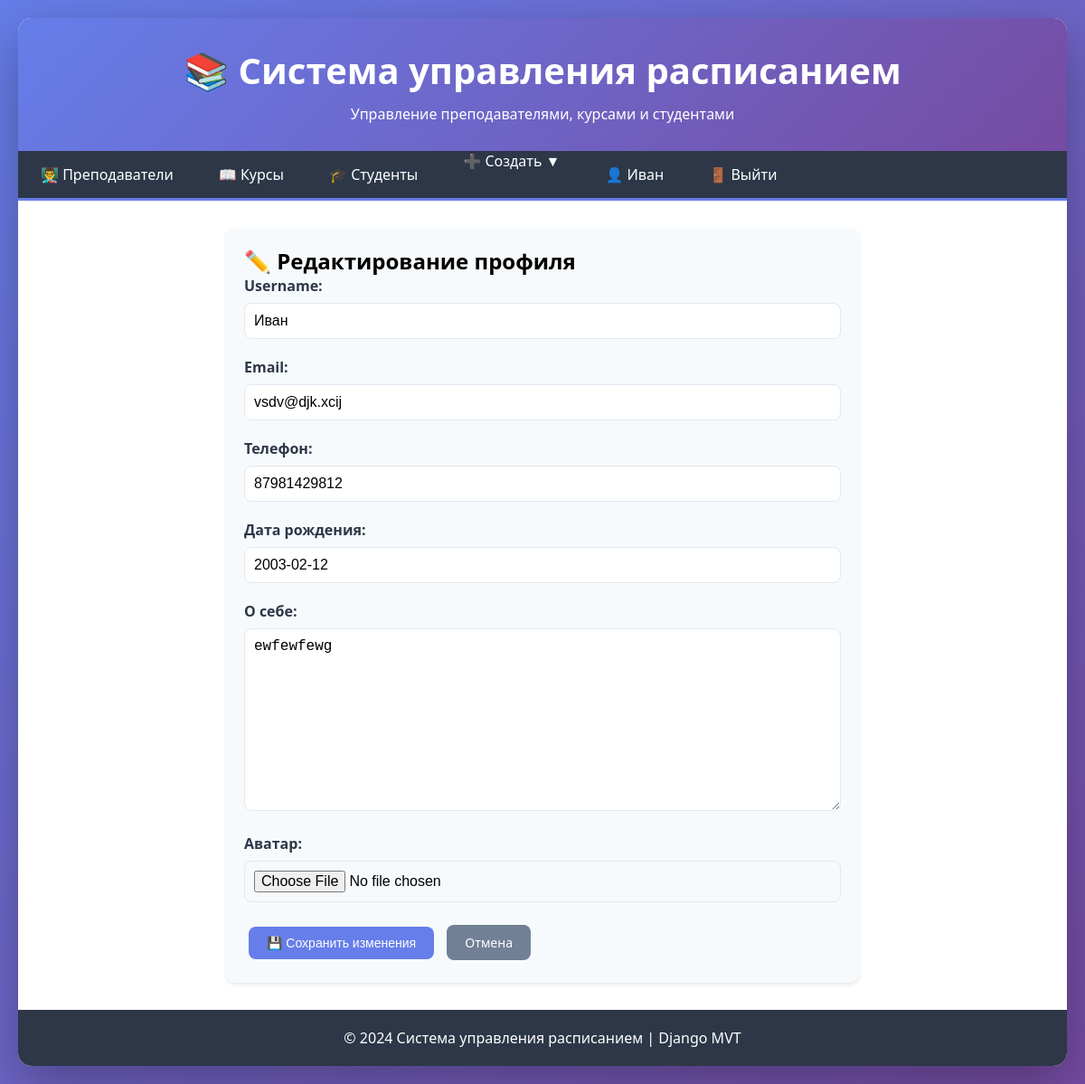
The page /profile/edit/ (signed in) on the database its author committed.
### users/models.py (models this page shows, shortened)
class User(AbstractUser):
    phone = models.CharField(max_length=20, verbose_name="Телефон", blank=True, null=True)
    avatar = models.ImageField(upload_to='avatars/', verbose_name="Аватар", blank=True, null=True)
    bio = models.TextField(verbose_name="О себе", blank=True, null=True)
    birth_date = models.DateField(verbose_name="Дата рождения", blank=True, null=True)
    friends = models.ManyToManyField('self', symmetrical=False, blank=True, verbose_name="Друзья")
    class Meta:
        verbose_name = "Пользователь"
        verbose_name_plural = "Пользователи"

### users/views.py (the view)
# urls.py: path('profile/edit/', views.profile_edit, name='profile_edit'),
@login_required
def profile_edit(request):
    if request.method == 'POST':
        form = CustomUserChangeForm(request.POST, request.FILES, instance=request.user)
        try:
            if form.is_valid():
                form.save()
                logger.info(f"Profile updated successfully for user '{request.user.username}'")
                messages.success(request, 'Профиль успешно обновлен!')
                return redirect('users:profile')
            else:
                logger.warning(f"Profile update validation failed for {request.user.username}: {form.errors}")
        except Exception as e:
            logger.error(f"Error updating profile for {request.user.username}: {str(e)}", exc_info=True)
            messages.error(request, f'Ошибка при обновлении профиля: {str(e)}')
    else:
        form = CustomUserChangeForm(instance=request.user)
    return render(request, 'users/profile_edit.html', {'form': form})

### users/forms.py
class CustomUserChangeForm(UserChangeForm):
    class Meta:
        model = User
        fields = ('username', 'email', 'phone', 'birth_date', 'bio', 'avatar')

### users/templates/users/profile_edit.html (shortened to what this page needs)
{% extends 'schedule/base.html' %}
{% block content %}
<div class="card" style="max-width: 700px; margin: 0 auto;">
    <h2>✏️ Редактирование профиля</h2>
    <form method="post" enctype="multipart/form-data">
        <div class="form-group">
            <label>Username:</label>
            {{ form.username }}
        </div>
        <div class="form-group">
            <label>Email:</label>
            {{ form.email }}
        </div>
        <div class="form-group">
            <label>Телефон:</label>
            {{ form.phone }}
        </div>
        <div class="form-group">
            <label>Дата рождения:</label>
            {{ form.birth_date }}
        </div>
        <div class="form-group">
            <label>О себе:</label>
            {{ form.bio }}
        </div>
        <div class="form-group">
            <label>Аватар:</label>
            {{ form.avatar }}
        </div>
        <button type="submit" class="btn btn-primary">💾 Сохранить изменения</button>
        <a href="{% url 'users:profile' %}" class="btn btn-secondary">Отмена</a>
    </form>
</div>
{% endblock %}

### schedule/templates/schedule/base.html (shortened to what this page needs)
<!DOCTYPE html>
<html lang="ru">
<head>
</head>
<body>
    <div class="container">
        <header class="header">
            <h1>📚 Система управления расписанием</h1>
            <p>Управление преподавателями, курсами и студентами</p>
        </header>
        <nav class="nav">
            <a href="{% url 'schedule:teacher_index' %}">👨‍🏫 Преподаватели</a>
            <a href="{% url 'schedule:course_index' %}">📖 Курсы</a>
            <a href="{% url 'schedule:student_index' %}">🎓 Студенты</a>
            <div class="dropdown">
                <a href="#">➕ Создать ▼</a>
            </div>
            {% if user.is_authenticated %}
                <a href="{% url 'users:profile' %}">👤 {{ user.username }}</a>
                <a href="{% url 'users:logout' %}">🚪 Выйти</a>
            {% else %}
                <a href="{% url 'users:login' %}">🔑 Войти</a>
                <a href="{% url 'users:register' %}">📝 Регистрация</a>
            {% endif %}
        </nav>
        <main class="main">
            {% block content %}
            {% endblock %}
        </main>
        <footer class="footer">
            <p>© 2024 Система управления расписанием | Django MVT</p>
        </footer>
    </div>
</body>
</html>

### schedule/templates/schedule/base.html (style rules this page uses)
* { margin: 0; padding: 0; box-sizing: border-box; }
body { font-family: 'Segoe UI', Tahoma, Geneva, Verdana, sans-serif; background: linear-gradient(135deg, #667eea 0%, #764ba2 100%); min-height: 100vh; padding: 20px; }
.container { max-width: 1400px; margin: 0 auto; background: white; border-radius: 15px; box-shadow: 0 20px 60px rgba(0,0,0,0.3); overflow: hidden; }
.header { background: linear-gradient(135deg, #667eea 0%, #764ba2 100%); color: white; padding: 30px; text-align: center; }
.header h1 { font-size: 2.5em; margin-bottom: 10px; }
.nav { background: #2d3748; padding: 0; display: flex; flex-wrap: wrap; border-bottom: 3px solid #667eea; }
.nav a { color: white; text-decoration: none; padding: 15px 25px; transition: all 0.3s; font-weight: 500; }
.nav .dropdown { position: relative; display: inline-block; }
.main { padding: 30px; min-height: 500px; }
.footer { background: #2d3748; color: white; text-align: center; padding: 20px; }
.btn { display: inline-block; padding: 10px 20px; border: none; border-radius: 8px; cursor: pointer; text-decoration: none; font-size: 14px; transition: all 0.3s; margin: 5px; }
.btn-primary { background: #667eea; color: white; }
.btn-secondary { background: #718096; color: white; }
.card { background: #f7fafc; border-radius: 10px; padding: 20px; margin-bottom: 20px; box-shadow: 0 2px 4px rgba(0,0,0,0.1); }
.form-group { margin-bottom: 20px; }
.form-group label { display: block; margin-bottom: 8px; font-weight: 600; color: #2d3748; }
.form-group input, .form-group select, .form-group textarea { width: 100%; padding: 10px; border: 1px solid #e2e8f0; border-radius: 8px; font-size: 16px; }

### rows shown on the page
User: username "Иван", email "vsdv@djk.xcij", phone "87981429812", birth_date "2003-02-12", bio "ewfewfewg"
